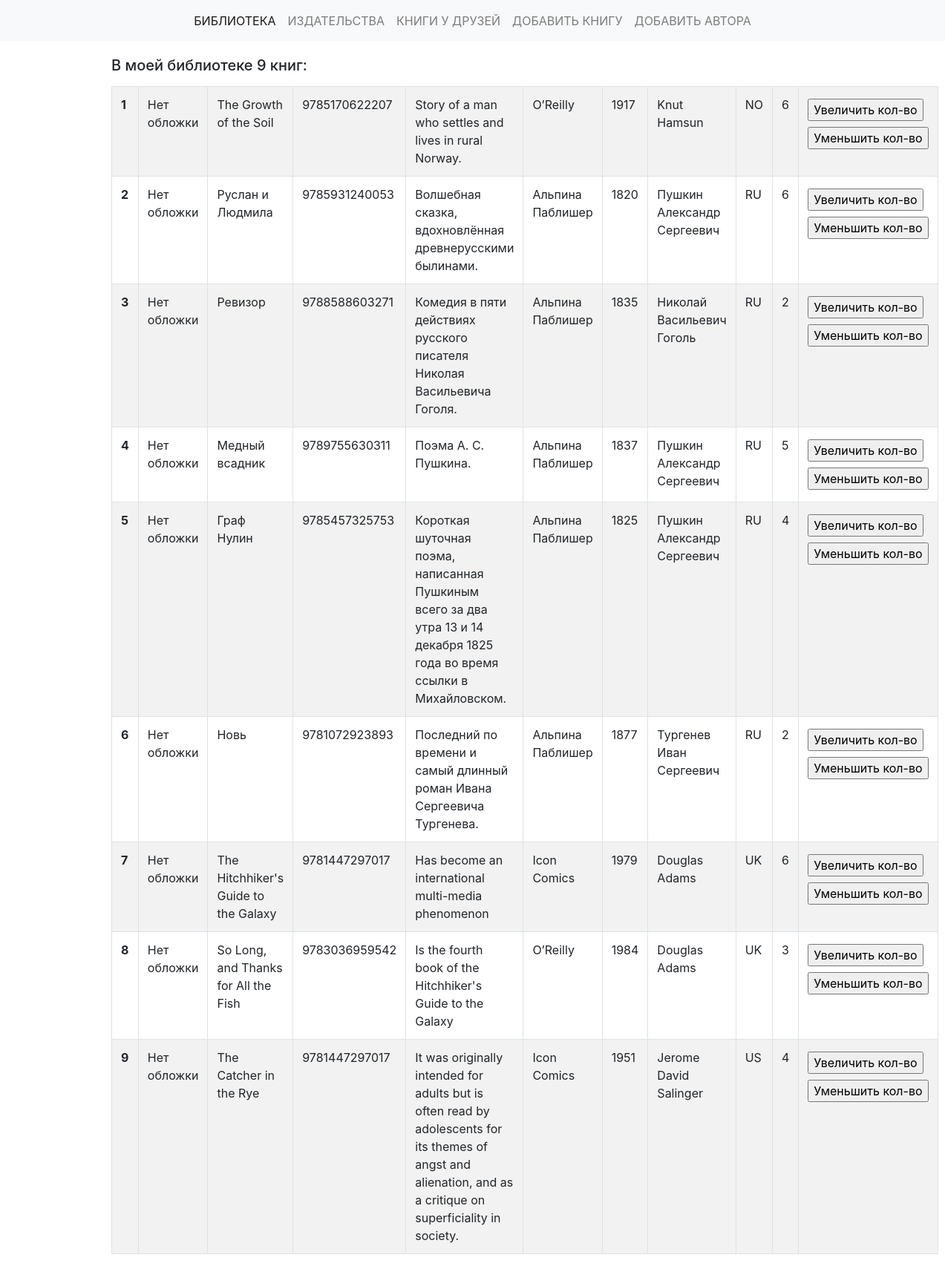
The app's page /, older data.
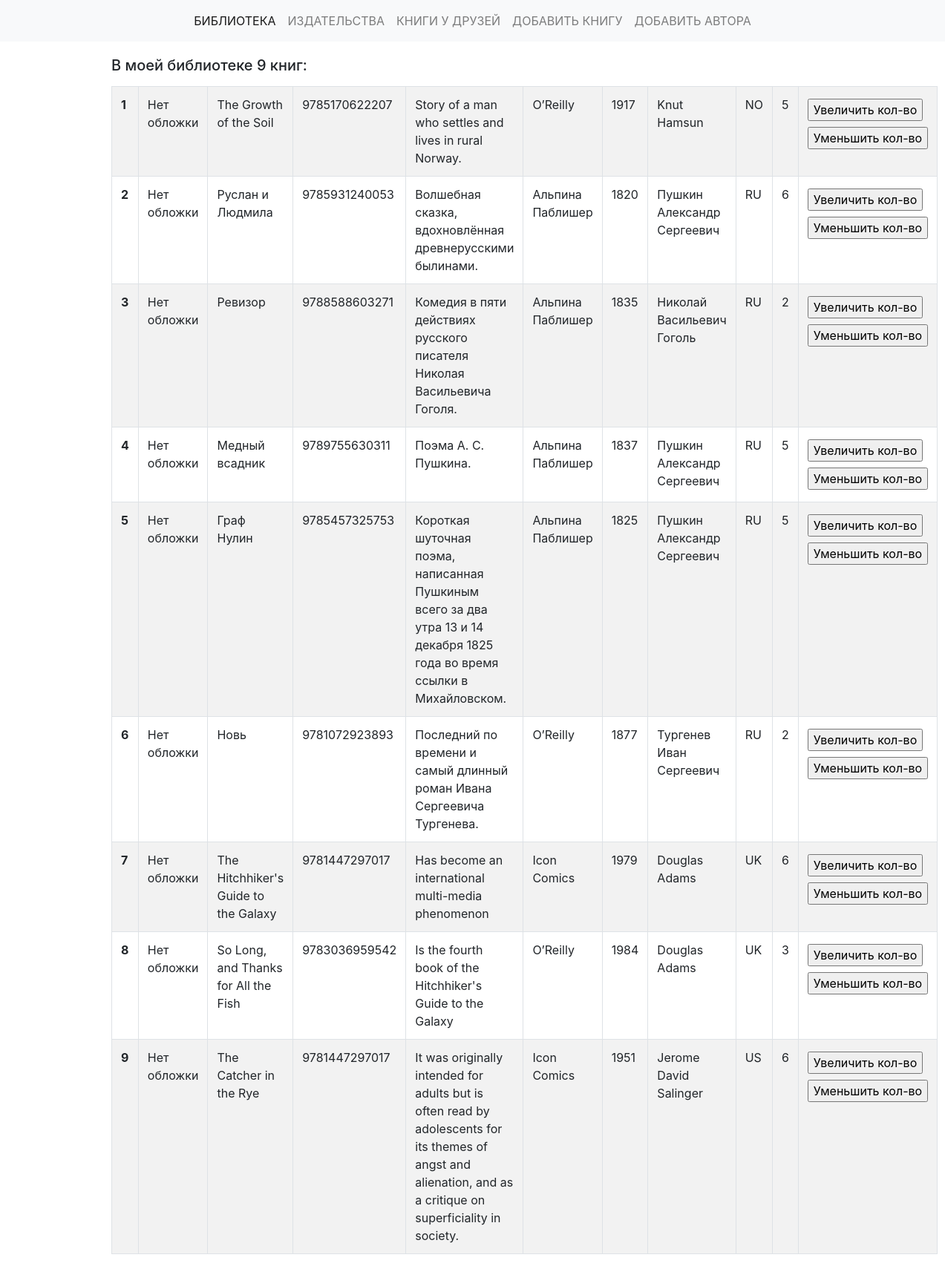
The same page, newer data.
### p_library/models.py (models this page shows, shortened)
class Book(models.Model):
    ISBN = models.CharField(max_length=13)
    title = models.TextField()
    description = models.TextField()
    year_release = models.SmallIntegerField()
    author = models.ForeignKey(Author, on_delete=models.CASCADE)
    copy_count = models.PositiveIntegerField(default=1)
    price = models.DecimalField(max_digits=100, decimal_places=2, default=0.00)
    publisher = models.ForeignKey(Publisher, related_name="books", on_delete=models.SET_NULL, null=True, blank=True)
    borrower = models.ForeignKey(Friend, related_name="borrowed_books", on_delete=models.SET_NULL, null=True, blank=True)
    cover = models.ImageField(upload_to='book_covers', blank=True)

class Publisher(models.Model):
    title = models.CharField(max_length=200)
    def __str__(self):
        return self.title

class Author(models.Model):
    full_name = models.TextField()
    birth_year = models.SmallIntegerField()
    country = models.CharField(max_length=2)

### p_library/views.py (the view)
# urls.py: path("", views.index, name="library"),
def index(request):
    template = loader.get_template("index.html")
    books = Book.objects.all()
    library_data = {
        "title": "библиотека",
        "books": books
        }
    return HttpResponse(template.render(library_data, request))

### p_library/templates/index.html (shortened to what this page needs)
{% extends "base.html" %}
{% block nav-lib %}<a class="nav-item nav-link active text-uppercase" href="">Библиотека</a>{% endblock %}
{% block content %}
    <h5 class="mb-3">В моей библиотеке {{ books|length }} книг:</h5>
    <table class="table table-striped table-bordered">
        {% for book in books %}
        <tr>
            <th>{{ forloop.counter }}</td>
            <td>
                {% if book.cover %}
                    <img src="/media/{{ book.cover }}" width=110 height=180>
                {% else %}
                    <span>Нет обложки</span>
                {% endif %}
            </td>
            <td>{{ book.title }}</td>
            <td>{{ book.ISBN }}</td>
            <td>{{ book.description }}</td>
            <td>{{ book.publisher }}</td>
            <td>{{ book.year_release }}</td>
            <td>{{ book.author.full_name }}</td>
            <td>{{ book.author.country }}</td>
            <td>{{ book.copy_count }}</td>
            <td>
                <form action="/index/book_increment/" method="post" enctype="multipart/form-data">
                    <input class="mt-1 mb-1" type="submit" value="Увеличить кол-во" />
                </form>
                <form action="/index/book_decrement/" method="post" enctype="multipart/form-data">
                    <input class="mt-1 mb-1" type="submit" value="Уменьшить кол-во" />
                </form>
            </td>
        </tr>
        {% endfor %}
    </table>
{% endblock %}

Row changes from the older to the newer data that the page shows:
changed Book "The Growth of the Soil": copy_count "6" → "5"
changed Book "Граф Нулин": copy_count "4" → "5"
changed Book "Новь": publisher "Альпина Паблишер" → "O’Reilly"
changed Book "The Catcher in the Rye": copy_count "4" → "6"
